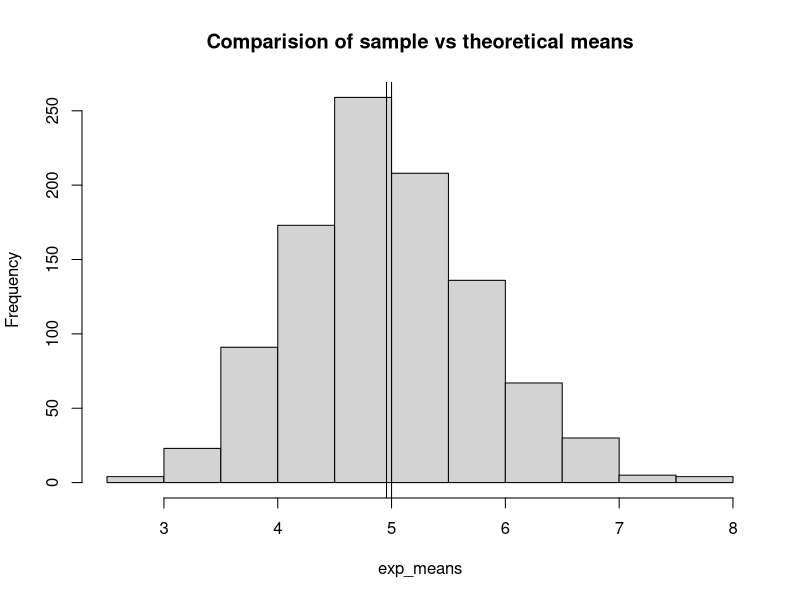
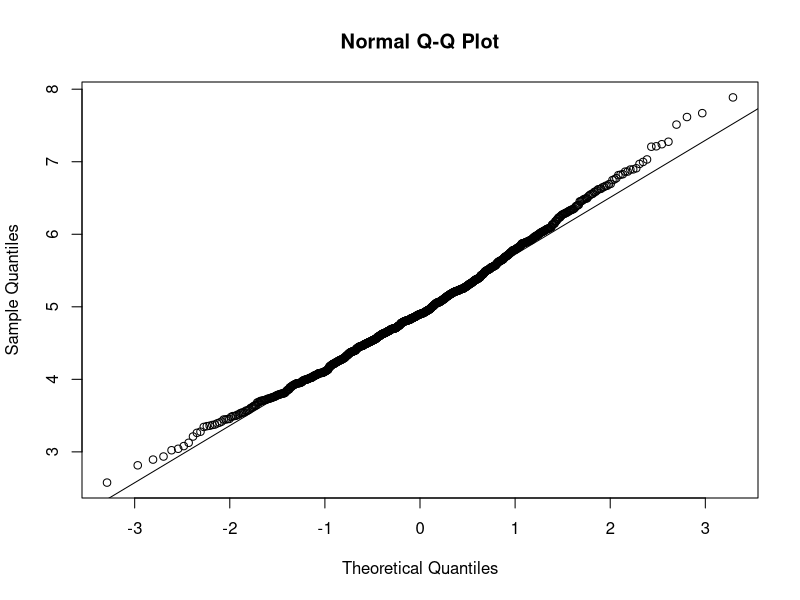

Write the R code that produced these figures, in order.
## ---- chunk 1
library(ggplot2)
## ---- chunk 2

lambda <- 0.2
n <- 1000
samples <- 40
set.seed(26)
generate_random <- replicate(n, rexp(samples, rate=lambda))

# Print structure of the simulation
str(generate_random)
## ---- chunk 3
#calculate  means of the exponential samples
exp_means<- apply(generate_random,2,mean)

#calculate standard deviation of the exponential samples
exp_sd<- sd(exp_means)

#calculate variance of the exponential samples
exp_var<- exp_sd ^ 2
## ---- chunk 4
mean(exp_means)

# Theoretical mean
1/lambda
## ---- chunk 5


hist(exp_means,main="Comparision of sample vs theoretical means")
abline(v=mean(exp_means))
abline(v=1/lambda)

## ---- chunk 6
exp_sd

(1/lambda)/(sqrt(samples))

## ---- chunk 7
exp_var

((1/lambda)/(sqrt(samples)))^2
## ---- chunk 8
qqnorm(exp_means)
qqline(exp_means)


